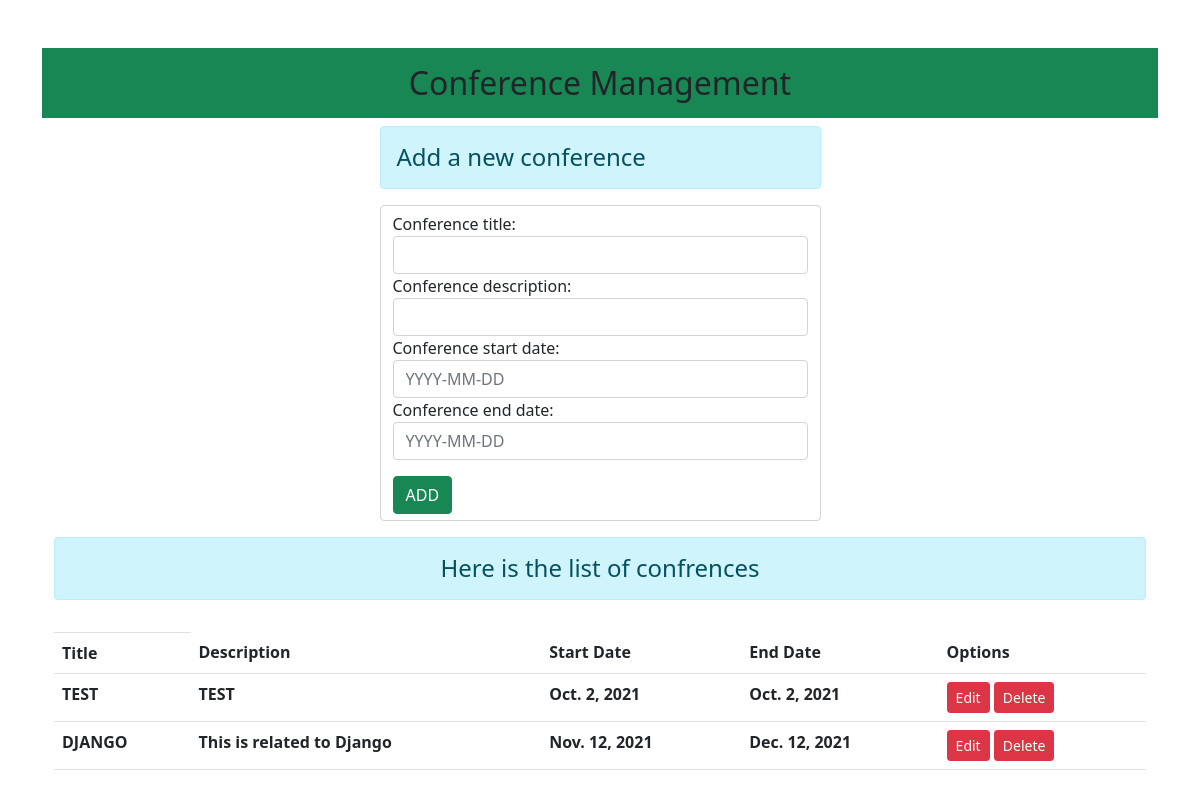
Before: / with the older database file.
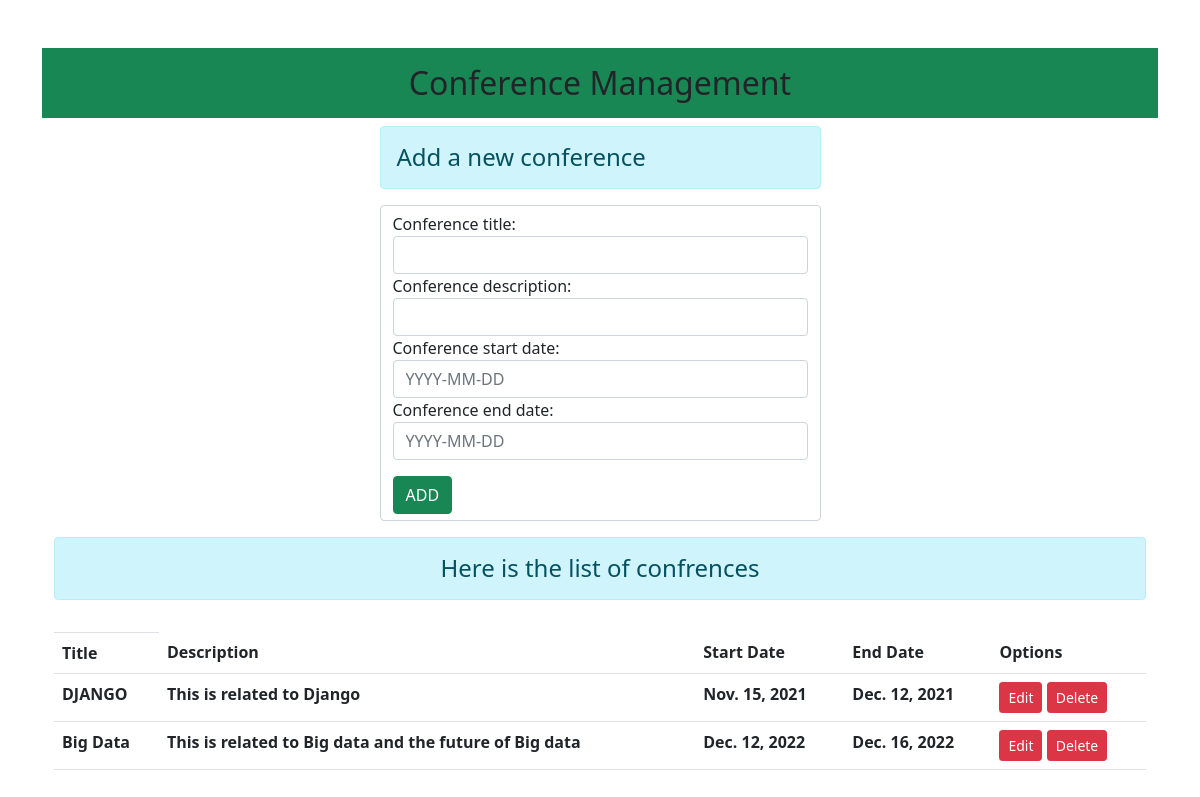
After: the same page with the newer database file.
### myapp/models.py (models this page shows)
class ConferenceModel(models.Model):
    conference_title = models.TextField(null=False,primary_key=True)
    conference_description = models.CharField(max_length=1000,null=False)
    conference_start_date = models.DateField(null=False)
    conference_end_date = models.DateField(null=False)

### myapp/views.py (the view)
# urls.py: path('',views.conferenceView,name='conference'),
def conferenceView(request):
    if request.method == 'POST':
        conferenceform = ConferenceForm(request.POST)
        if conferenceform.is_valid():
            conferenceform.save()
            conferenceform = ConferenceForm()
    else:
        conferenceform = ConferenceForm()
    conference = ConferenceModel.objects.all()
    return render(request,'myapp/conference.html',{'conference':conference,'conferenceform':conferenceform})

### myapp/forms.py
class ConferenceForm(forms.ModelForm):
    class Meta:
        model = ConferenceModel
        fields = ['conference_title','conference_description','conference_start_date','conference_end_date']
        widgets = {
            'conference_title' : forms.TextInput(attrs={'class':'form-control '}),
            'conference_description' : forms.TextInput(attrs={'class':'form-control'}),
            'conference_start_date' : forms.TextInput(attrs={'class':'form-control','placeholder':'YYYY-MM-DD'}),
            'conference_end_date' : forms.TextInput(attrs={'class':'form-control','placeholder':'YYYY-MM-DD'})
        }

### myapp/templates/myapp/conference.html (shortened to what this page needs)
{% extends 'myapp/base.html' %}
{% block content %}
<div class="col-sm-5 container">
    <h4 class="alert alert-info">Add a new conference</h4>
    <form class="form-control" method="POST">
    {{ conferenceform }}
    <input type="submit" class="btn btn-success " value="ADD" id="add">
</form>
</div>
<div class="container mt-3">
    <h4 class="alert alert-info text-center">
        Here is the list of confrences
    </h4>
    <table class="table table-hover">
        <th class="thead-dark">
            <tr>
                <th scope="col">Title</th>
                <th scope="col">Description</th>
                <th scope="col">Start Date</th>
                <th scope="col">End Date</th>
                <th scope="col">Options</th>
            </tr>
        </th>
            {% for conferences in conference %}
            <tr>
                <th scope="col">{{conferences.conference_title}}</th>
                <th scope="col">{{conferences.conference_description}}</th>
                <th scope="col">{{conferences.conference_start_date}}</th>
                <th scope="col">{{conferences.conference_end_date}}</th>
                <td>
                    <a href="{% url 'conferenceedit' conferences.conference_title %}" class="btn btn-danger btn-sm">Edit</a>
                    <form action="{% url 'conferencedelete' conferences.conference_title %}" method="POST" class="d-inline">
                        <input type="submit" value="Delete" class="btn btn-danger btn-sm">
                    </form>
                </td>
            </tr>
            {% endfor %}
    </table>
</div>
{% endblock content %}

Changed rows visible on the page:
removed ConferenceModel: conference_title "TEST", conference_description "TEST", conference_start_date "Oct. 2, 2021", conference_end_date "Oct. 2, 2021"
changed ConferenceModel "DJANGO": conference_start_date "Nov. 12, 2021" → "Nov. 15, 2021"
added ConferenceModel: conference_title "Big Data", conference_description "This is related to Big data and the future of Big data", conference_start_date "Dec. 12, 2022", conference_end_date "Dec. 16, 2022"
